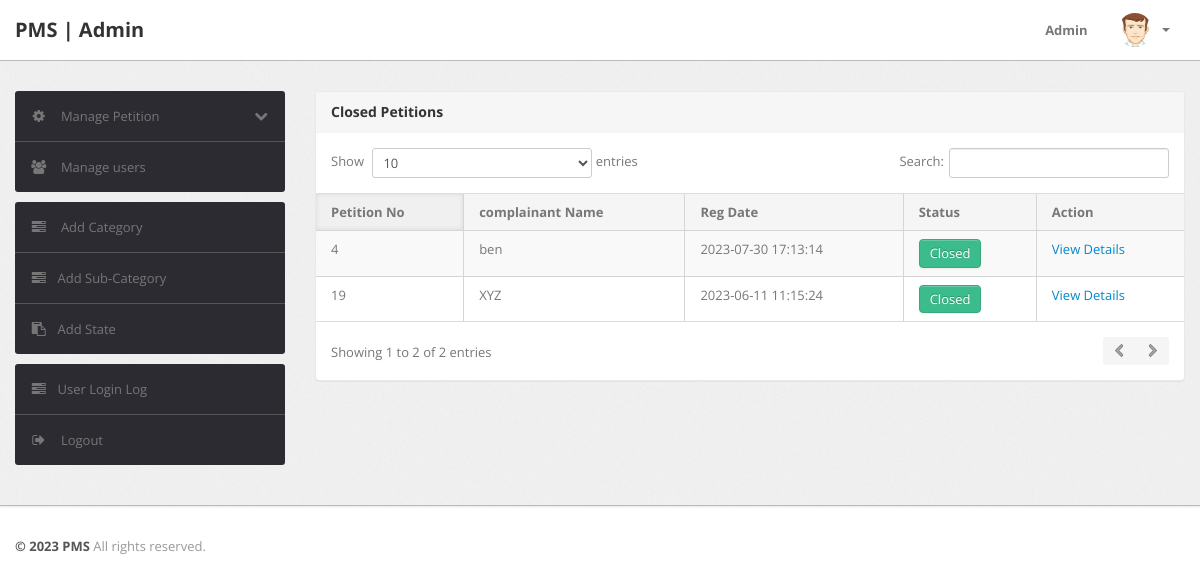
The page /admin/closed-petition.php (signed in) on the database its author committed.
### tables this page shows
CREATE TABLE IF NOT EXISTS `tblPetitions` (
  `PetitionNumber` int(11) NOT NULL,
  `userId` int(11) NOT NULL,
  `category` int(11) NOT NULL,
  `subcategory` varchar(255) NOT NULL,
  `PetitionType` varchar(255) NOT NULL,
  `state` varchar(255) NOT NULL,
  `noc` varchar(255) NOT NULL,
  `PetitionDetails` mediumtext NOT NULL,
  `PetitionFile` varchar(255) DEFAULT NULL,
  `regDate` timestamp NOT NULL DEFAULT CURRENT_TIMESTAMP,
  `status` varchar(50) DEFAULT NULL,
  `lastUpdationDate` timestamp NOT NULL DEFAULT '0000-00-00 00:00:00' ON UPDATE CURRENT_TIMESTAMP
);

CREATE TABLE IF NOT EXISTS `users` (
  `id` int(11) NOT NULL,
  `fullName` varchar(255) DEFAULT NULL,
  `userEmail` varchar(255) DEFAULT NULL,
  `password` varchar(255) DEFAULT NULL,
  `contactNo` bigint(11) DEFAULT NULL,
  `address` tinytext,
  `State` varchar(255) DEFAULT NULL,
  `country` varchar(255) DEFAULT NULL,
  `pincode` int(6) DEFAULT NULL,
  `userImage` varchar(255) DEFAULT NULL,
  `regDate` timestamp NOT NULL DEFAULT CURRENT_TIMESTAMP,
  `updationDate` timestamp NOT NULL DEFAULT '0000-00-00 00:00:00' ON UPDATE CURRENT_TIMESTAMP,
  `status` int(1) NOT NULL
);

### admin/closed-petition.php (the view, shortened to what this page needs)
<?php
include('include/config.php');
if(strlen($_SESSION['alogin'])==0)
	{
header('location:index.php');
}
else{
?>
<!DOCTYPE html>
<html lang="en">
<head>
	<link type="text/css" href="bootstrap/css/bootstrap.min.css" rel="stylesheet">
	<link type="text/css" href="bootstrap/css/bootstrap-responsive.min.css" rel="stylesheet">
	<link type="text/css" href="css/theme.css" rel="stylesheet">
	<link type="text/css" href="images/icons/css/font-awesome.css" rel="stylesheet">
</head>
<body>
<?php include('include/header.php');?>
	<div class="wrapper">
		<div class="container">
			<div class="row">
<?php include('include/sidebar.php');?>
			<div class="span9">
					<div class="content">
	<div class="module">
							<div class="module-head">
								<h3>Closed Petitions</h3>
							</div>
							<div class="module-body table">
								<table cellpadding="0" cellspacing="0" border="0" class="datatable-1 table table-bordered table-striped	 display" >
									<thead>
										<tr>
											<th>Petition No</th>
											<th> complainant Name</th>
											<th>Reg Date</th>
											<th>Status</th>
											<th>Action</th>
										</tr>
									</thead>
<tbody>
<?php
$st='closed';
$query=mysqli_query($con,"select tblPetitions.*,users.fullName as name from tblPetitions join users on users.id=tblPetitions.userId where tblPetitions.status='$st'");
while($row=mysqli_fetch_array($query))
{
?>
										<tr>
											<td><?php echo htmlentities($row['PetitionNumber']);?></td>
											<td><?php echo htmlentities($row['name']);?></td>
											<td><?php echo htmlentities($row['regDate']);?></td>
											<td><button type="button" class="btn btn-success">Closed</button></td>
											<td>   <a href="Petition-details.php?cid=<?php echo htmlentities($row['PetitionNumber']);?>"> View Details</a>
											</td>
											</tr>
										<?php  } ?>
										</tbody>
								</table>
							</div>
						</div>
					</div>
				</div>
			</div>
		</div>
	</div>
<?php include('include/footer.php');?>
</body>
<?php } ?>

### rows shown on the page
tblpetitions: PetitionNumber "4", userId.fullName "ben", regDate "2023-07-30 17:13:14"
tblpetitions: PetitionNumber "19", userId.fullName "XYZ", regDate "2023-06-11 11:15:24"
